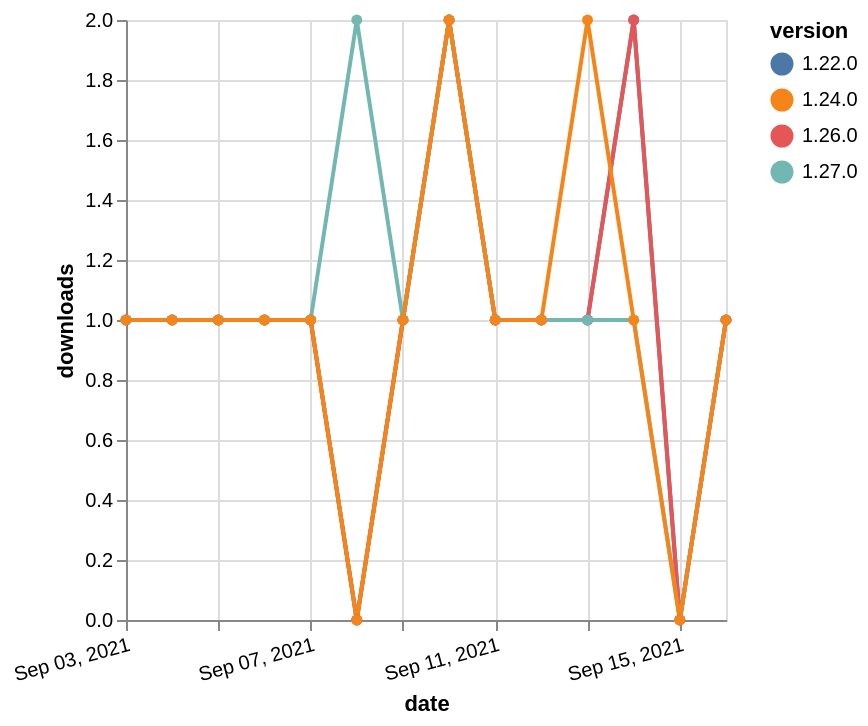

Specify this chart in Vega-Lite:
### Vega-Lite specification from a JSON file in a GitHub repository (floating-point values rounded to 4 significant figures)
{"$schema": "https://vega.github.io/schema/vega-lite/v5.json", "description": "A simple bar chart with embedded data.", "data": {"values": [{"date": "2021-09-03", "total": 267, "delta": 1, "version": "1.22.0"}, {"date": "2021-09-04", "total": 268, "delta": 1, "version": "1.22.0"}, {"date": "2021-09-05", "total": 269, "delta": 1, "version": "1.22.0"}, {"date": "2021-09-06", "total": 270, "delta": 1, "version": "1.22.0"}, {"date": "2021-09-07", "total": 271, "delta": 1, "version": "1.22.0"}, {"date": "2021-09-08", "total": 271, "delta": 0, "version": "1.22.0"}, {"date": "2021-09-09", "total": 272, "delta": 1, "version": "1.22.0"}, {"date": "2021-09-10", "total": 274, "delta": 2, "version": "1.22.0"}, {"date": "2021-09-11", "total": 275, "delta": 1, "version": "1.22.0"}, {"date": "2021-09-12", "total": 276, "delta": 1, "version": "1.22.0"}, {"date": "2021-09-13", "total": 277, "delta": 1, "version": "1.22.0"}, {"date": "2021-09-14", "total": 279, "delta": 2, "version": "1.22.0"}, {"date": "2021-09-15", "total": 279, "delta": 0, "version": "1.22.0"}, {"date": "2021-09-16", "total": 280, "delta": 1, "version": "1.22.0"}, {"date": "2021-09-03", "total": 205, "delta": 1, "version": "1.26.0"}, {"date": "2021-09-04", "total": 206, "delta": 1, "version": "1.26.0"}, {"date": "2021-09-05", "total": 207, "delta": 1, "version": "1.26.0"}, {"date": "2021-09-06", "total": 208, "delta": 1, "version": "1.26.0"}, {"date": "2021-09-07", "total": 209, "delta": 1, "version": "1.26.0"}, {"date": "2021-09-08", "total": 209, "delta": 0, "version": "1.26.0"}, {"date": "2021-09-09", "total": 210, "delta": 1, "version": "1.26.0"}, {"date": "2021-09-10", "total": 212, "delta": 2, "version": "1.26.0"}, {"date": "2021-09-11", "total": 213, "delta": 1, "version": "1.26.0"}, {"date": "2021-09-12", "total": 214, "delta": 1, "version": "1.26.0"}, {"date": "2021-09-13", "total": 215, "delta": 1, "version": "1.26.0"}, {"date": "2021-09-14", "total": 217, "delta": 2, "version": "1.26.0"}, {"date": "2021-09-15", "total": 217, "delta": 0, "version": "1.26.0"}, {"date": "2021-09-16", "total": 218, "delta": 1, "version": "1.26.0"}, {"date": "2021-09-03", "total": 177, "delta": 1, "version": "1.27.0"}, {"date": "2021-09-04", "total": 178, "delta": 1, "version": "1.27.0"}, {"date": "2021-09-05", "total": 179, "delta": 1, "version": "1.27.0"}, {"date": "2021-09-06", "total": 180, "delta": 1, "version": "1.27.0"}, {"date": "2021-09-07", "total": 181, "delta": 1, "version": "1.27.0"}, {"date": "2021-09-08", "total": 183, "delta": 2, "version": "1.27.0"}, {"date": "2021-09-09", "total": 184, "delta": 1, "version": "1.27.0"}, {"date": "2021-09-10", "total": 186, "delta": 2, "version": "1.27.0"}, {"date": "2021-09-11", "total": 187, "delta": 1, "version": "1.27.0"}, {"date": "2021-09-12", "total": 188, "delta": 1, "version": "1.27.0"}, {"date": "2021-09-13", "total": 189, "delta": 1, "version": "1.27.0"}, {"date": "2021-09-14", "total": 190, "delta": 1, "version": "1.27.0"}, {"date": "2021-09-15", "total": 190, "delta": 0, "version": "1.27.0"}, {"date": "2021-09-16", "total": 191, "delta": 1, "version": "1.27.0"}, {"date": "2021-09-03", "total": 217, "delta": 1, "version": "1.24.0"}, {"date": "2021-09-04", "total": 218, "delta": 1, "version": "1.24.0"}, {"date": "2021-09-05", "total": 219, "delta": 1, "version": "1.24.0"}, {"date": "2021-09-06", "total": 220, "delta": 1, "version": "1.24.0"}, {"date": "2021-09-07", "total": 221, "delta": 1, "version": "1.24.0"}, {"date": "2021-09-08", "total": 221, "delta": 0, "version": "1.24.0"}, {"date": "2021-09-09", "total": 222, "delta": 1, "version": "1.24.0"}, {"date": "2021-09-10", "total": 224, "delta": 2, "version": "1.24.0"}, {"date": "2021-09-11", "total": 225, "delta": 1, "version": "1.24.0"}, {"date": "2021-09-12", "total": 226, "delta": 1, "version": "1.24.0"}, {"date": "2021-09-13", "total": 228, "delta": 2, "version": "1.24.0"}, {"date": "2021-09-14", "total": 229, "delta": 1, "version": "1.24.0"}, {"date": "2021-09-15", "total": 229, "delta": 0, "version": "1.24.0"}, {"date": "2021-09-16", "total": 230, "delta": 1, "version": "1.24.0"}]}, "width": "container", "mark": {"type": "line", "point": {"filled": true}}, "encoding": {"x": {"field": "date", "type": "temporal", "timeUnit": "yearmonthdate", "title": "date", "axis": {"labelAngle": -15}}, "y": {"field": "delta", "type": "quantitative", "title": "downloads"}, "color": {"field": "version", "type": "nominal"}, "tooltip": {"field": "delta"}}}
